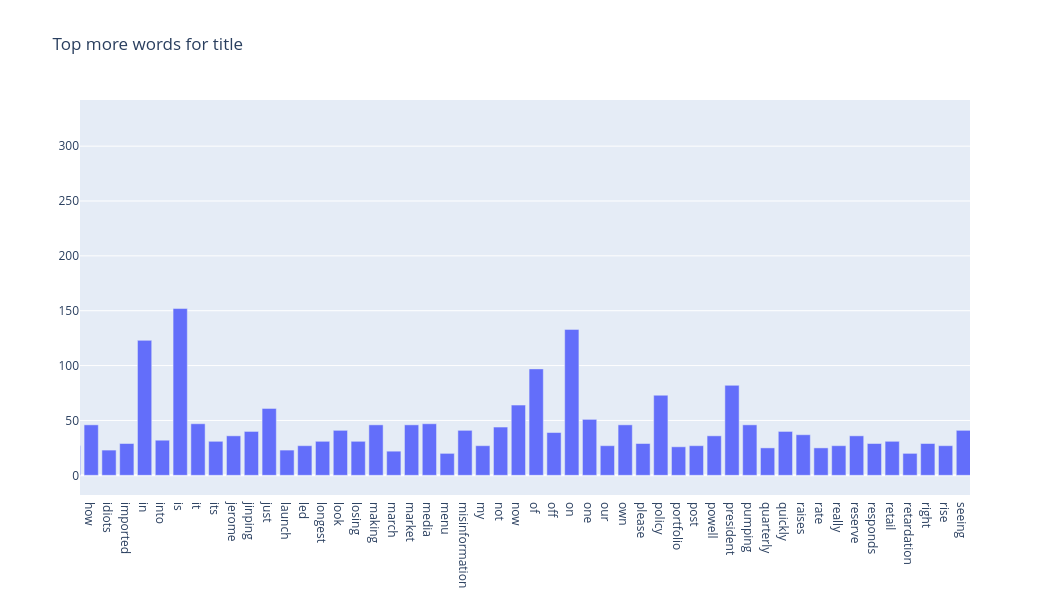

Notebook source saved alongside this figure:
### Code cell
# Answer here
print(''' 先來看看這個freq的資料分布如何，再來決定篩選的門檻值''')

freq_series_title = pd.Series(term_freq_title)
print(freq_series_title.describe(percentiles=[.1, .25, .5, .75, .9, .95, .99]))

print("可以看出這個資料差異沒有特，但詞會用量上有一定比例的差距，決定先用75%=18,先做篩選")

print("決定門檻值，篩出有用、較多的資料")
more= term_freq_title>18

print("繪圖")
fig = go.Figure(go.Bar(x=count_vect_title.get_feature_names_out()[more], 
                       y=term_freq_title[more]))
fig.update_layout(
    title='Top more words for title',
    xaxis=dict(
        tickmode='array',
        range=[0, 50]
    ),
    width=1050,
    height=600
)


fig.show()

print(''' 
經過篩選之後，發現色定的關鍵字常出現在這個論壇上面，像是2025、china、Trump之類的。相比master的資料，大部分可以看出是有特定主題導向的內容，會經常出現在此軟體中。
''')

### Figure 1 — Plotly figure (JSON) as saved in the notebook; plotly's stock layout.template omitted (floating-point values rounded to 4 significant figures; data arrays with more than 128 entries replaced by an {"elided": "..."} marker saying what was removed)
{"data": [{"type": "bar", "x": {"elided": "150 str values"}, "y": {"elided": "150 int values"}}], "layout": {"dragmode": "pan", "height": 600, "title": {"text": "Top more words for title"}, "width": 1050, "xaxis": {"autorange": false, "range": [63.37, 113.4], "tickmode": "array", "type": "category"}, "yaxis": {"autorange": false, "range": [-17.94, 342.1], "type": "linear"}}}
